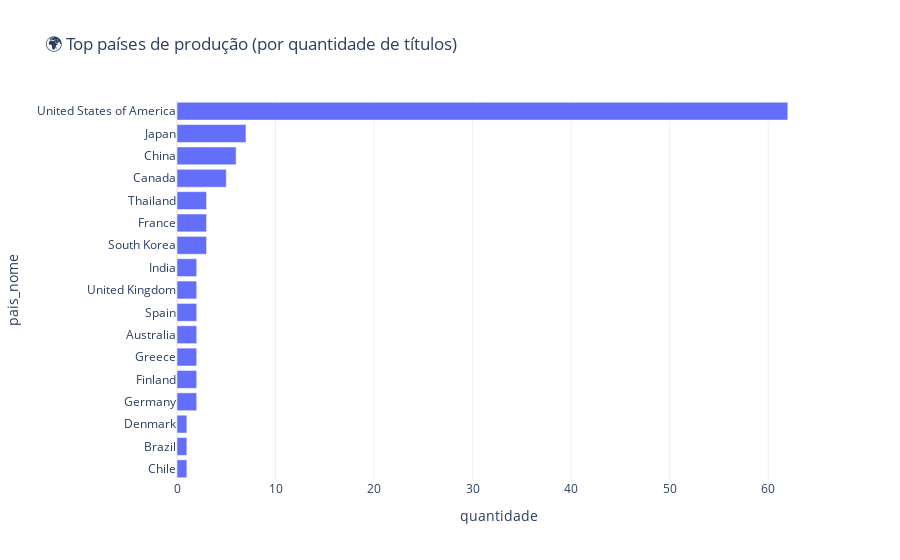

Notebook code for this chart:
### Code cell
# Barras – Top 20 países por quantidade
top_pais = df_country.head(20)

fig_pais = px.bar(
    top_pais.sort_values("quantidade"),
    x="quantidade",
    y="pais_nome",
    orientation="h",
    title="🌍 Top países de produção (por quantidade de títulos)"
)
fig_pais.update_layout(template="plotly_white")
fig_pais.show()

### Figure 1 — Plotly figure (JSON) as saved in the notebook; plotly's stock layout.template omitted (floating-point values rounded to 4 significant figures)
{"data": [{"hovertemplate": "quantidade=%{x}<br>pais_nome=%{y}<extra></extra>", "legendgroup": "", "marker": {"color": "#636efa", "pattern": {"shape": ""}}, "name": "", "orientation": "h", "showlegend": false, "textposition": "auto", "type": "bar", "x": [1, 1, 1, 2, 2, 2, 2, 2, 2, 2, 3, 3, 3, 5, 6, 7, 62], "xaxis": "x", "y": ["Chile", "Brazil", "Denmark", "Germany", "Finland", "Greece", "Australia", "Spain", "United Kingdom", "India", "South Korea", "France", "Thailand", "Canada", "China", "Japan", "United States of America"], "yaxis": "y"}], "layout": {"barmode": "relative", "legend": {"tracegroupgap": 0}, "title": {"text": "🌍 Top países de produção (por quantidade de títulos)"}, "xaxis": {"anchor": "y", "domain": [0, 1], "title": {"text": "quantidade"}}, "yaxis": {"anchor": "x", "domain": [0, 1], "title": {"text": "pais_nome"}}}}
